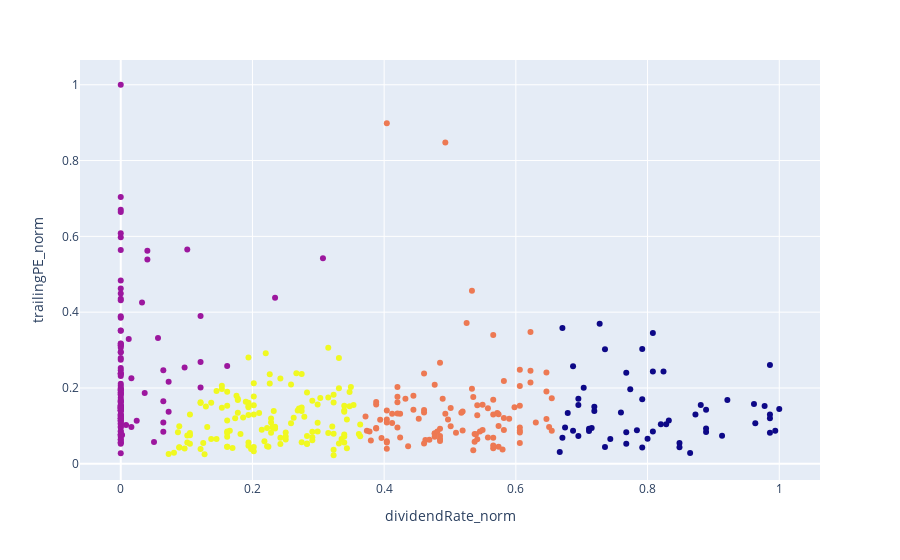

This figure's notebook cell:
### Code cell
# Plot the clusters created using Plotly
fig = px.scatter(
    clusters_df,
    x="dividendRate_norm",
    y="trailingPE_norm",
    color="Cluster",
    hover_data=["Ticker"],
)
fig.update(layout_coloraxis_showscale=False)
fig.show()

### Figure 1 — Plotly figure (JSON) as saved in the notebook; plotly's stock layout.template omitted (floating-point values rounded to 4 significant figures; data arrays with more than 128 entries replaced by an {"elided": "..."} marker saying what was removed)
{"data": [{"customdata": {"elided": "405x1 str values"}, "hovertemplate": "dividendRate_norm=%{x}<br>trailingPE_norm=%{y}<br>Ticker=%{customdata[0]}<br>Cluster=%{marker.color}<extra></extra>", "legendgroup": "", "marker": {"color": {"elided": "405 int values"}, "coloraxis": "coloraxis", "symbol": "circle"}, "mode": "markers", "name": "", "orientation": "v", "showlegend": false, "type": "scatter", "x": {"elided": "405 float values"}, "xaxis": "x", "y": {"elided": "405 float values"}, "yaxis": "y"}], "layout": {"coloraxis": {"colorbar": {"title": {"text": "Cluster"}}, "colorscale": [[0, "#0d0887"], [0.1111, "#46039f"], [0.2222, "#7201a8"], [0.3333, "#9c179e"], [0.4444, "#bd3786"], [0.5556, "#d8576b"], [0.6667, "#ed7953"], [0.7778, "#fb9f3a"], [0.8889, "#fdca26"], [1, "#f0f921"]], "showscale": false}, "legend": {"tracegroupgap": 0}, "margin": {"t": 60}, "xaxis": {"anchor": "y", "domain": [0, 1], "title": {"text": "dividendRate_norm"}}, "yaxis": {"anchor": "x", "domain": [0, 1], "title": {"text": "trailingPE_norm"}}}}
